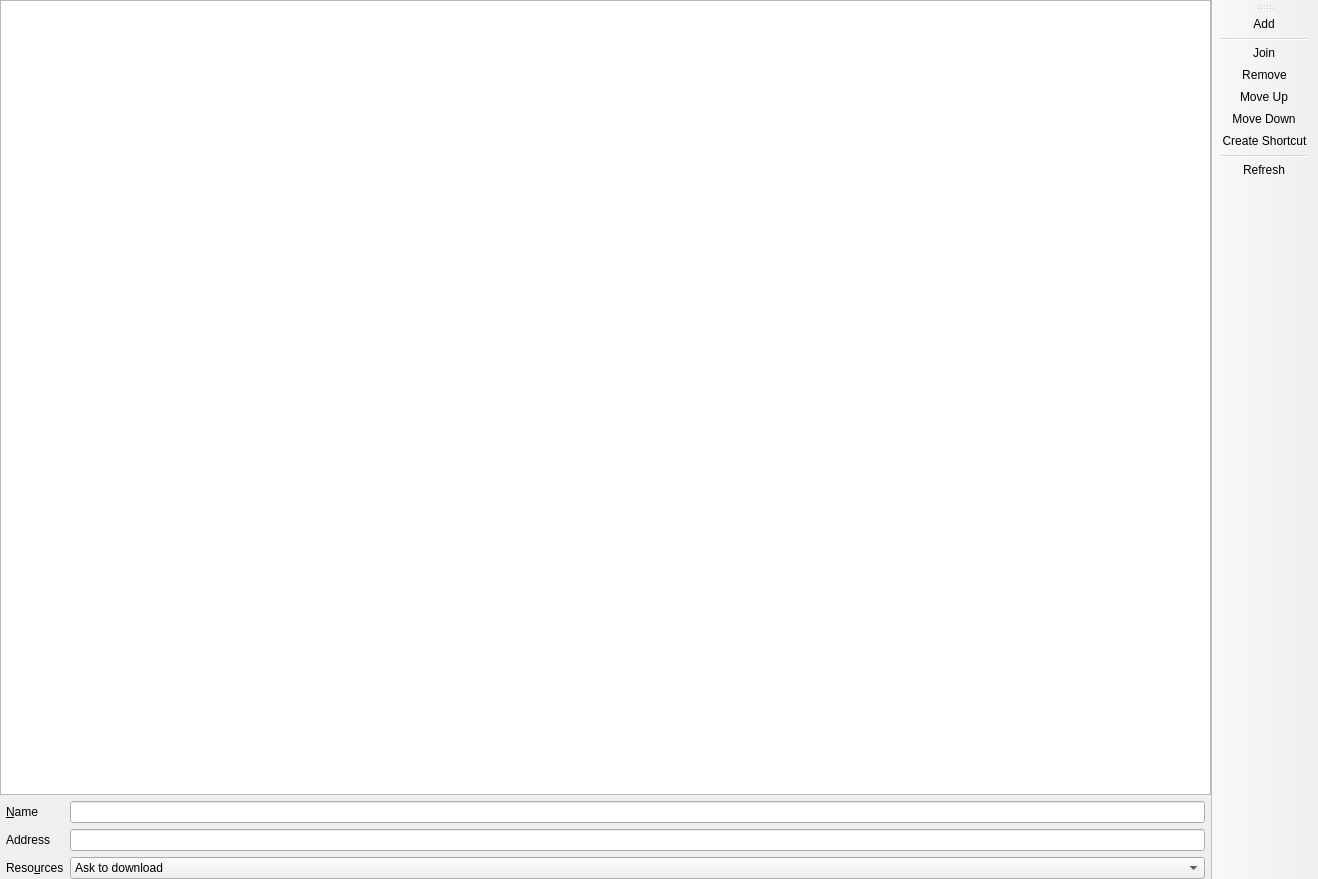
<?xml version="1.0" encoding="UTF-8"?>
<ui version="4.0">
 <class>ServersPage</class>
 <widget class="QMainWindow" name="ServersPage">
  <property name="geometry">
   <rect>
    <x>0</x>
    <y>0</y>
    <width>1318</width>
    <height>879</height>
   </rect>
  </property>
  <widget class="QWidget" name="centralwidget">
   <layout class="QVBoxLayout" name="verticalLayout">
    <property name="leftMargin">
     <number>0</number>
    </property>
    <property name="topMargin">
     <number>0</number>
    </property>
    <property name="rightMargin">
     <number>0</number>
    </property>
    <property name="bottomMargin">
     <number>0</number>
    </property>
    <item>
     <widget class="QTreeView" name="serversView">
      <property name="sizePolicy">
       <sizepolicy hsizetype="Expanding" vsizetype="Expanding">
        <horstretch>0</horstretch>
        <verstretch>0</verstretch>
       </sizepolicy>
      </property>
      <property name="acceptDrops">
       <bool>true</bool>
      </property>
      <property name="alternatingRowColors">
       <bool>true</bool>
      </property>
      <property name="selectionMode">
       <enum>QAbstractItemView::SingleSelection</enum>
      </property>
      <property name="selectionBehavior">
       <enum>QAbstractItemView::SelectRows</enum>
      </property>
      <property name="iconSize">
       <size>
        <width>64</width>
        <height>64</height>
       </size>
      </property>
      <property name="rootIsDecorated">
       <bool>false</bool>
      </property>
      <attribute name="headerStretchLastSection">
       <bool>false</bool>
      </attribute>
     </widget>
    </item>
    <item>
     <layout class="QGridLayout" name="gridLayout_2">
      <property name="leftMargin">
       <number>6</number>
      </property>
      <property name="rightMargin">
       <number>6</number>
      </property>
      <item row="0" column="0">
       <widget class="QLabel" name="nameLabel">
        <property name="text">
         <string>&amp;Name</string>
        </property>
        <property name="buddy">
         <cstring>nameLine</cstring>
        </property>
       </widget>
      </item>
      <item row="0" column="1">
       <widget class="QLineEdit" name="nameLine"/>
      </item>
      <item row="1" column="0">
       <widget class="QLabel" name="addressLabel">
        <property name="text">
         <string>Address</string>
        </property>
        <property name="buddy">
         <cstring>addressLine</cstring>
        </property>
       </widget>
      </item>
      <item row="1" column="1">
       <widget class="QLineEdit" name="addressLine"/>
      </item>
      <item row="2" column="0">
       <widget class="QLabel" name="resourcesLabel">
        <property name="text">
         <string>Reso&amp;urces</string>
        </property>
        <property name="buddy">
         <cstring>resourceComboBox</cstring>
        </property>
       </widget>
      </item>
      <item row="2" column="1">
       <widget class="QComboBox" name="resourceComboBox">
        <item>
         <property name="text">
          <string>Ask to download</string>
         </property>
        </item>
        <item>
         <property name="text">
          <string>Always download</string>
         </property>
        </item>
        <item>
         <property name="text">
          <string>Never download</string>
         </property>
        </item>
       </widget>
      </item>
     </layout>
    </item>
   </layout>
  </widget>
  <widget class="WideBar" name="toolBar">
   <property name="windowTitle">
    <string>Actions</string>
   </property>
   <property name="allowedAreas">
    <set>Qt::LeftToolBarArea|Qt::RightToolBarArea</set>
   </property>
   <property name="toolButtonStyle">
    <enum>Qt::ToolButtonTextOnly</enum>
   </property>
   <property name="floatable">
    <bool>false</bool>
   </property>
   <attribute name="toolBarArea">
    <enum>RightToolBarArea</enum>
   </attribute>
   <attribute name="toolBarBreak">
    <bool>false</bool>
   </attribute>
   <addaction name="actionAdd"/>
   <addaction name="separator"/>
   <addaction name="actionJoin"/>
   <addaction name="actionRemove"/>
   <addaction name="actionMove_Up"/>
   <addaction name="actionMove_Down"/>
   <addaction name="actionCreateServerShortcut"/>
   <addaction name="separator"/>
   <addaction name="actionRefresh"/>
  </widget>
  <action name="actionAdd">
   <property name="text">
    <string>Add</string>
   </property>
  </action>
  <action name="actionRemove">
   <property name="text">
    <string>Remove</string>
   </property>
  </action>
  <action name="actionMove_Up">
   <property name="text">
    <string>Move Up</string>
   </property>
  </action>
  <action name="actionMove_Down">
   <property name="text">
    <string>Move Down</string>
   </property>
  </action>
  <action name="actionJoin">
   <property name="text">
    <string>Join</string>
   </property>
  </action>
  <action name="actionCreateServerShortcut">
   <property name="text">
    <string>Create Shortcut</string>
   </property>
   <property name="toolTip">
    <string>Creates a shortcut on a selected folder to join the selected server.</string>
   </property>
  </action>
  <action name="actionCreateServerShortcutDesktop">
   <property name="text">
    <string>Desktop</string>
   </property>
   <property name="toolTip">
    <string>Creates a shortcut to this server on your desktop</string>
   </property>
   <property name="menuRole">
    <enum>QAction::TextHeuristicRole</enum>
   </property>
  </action>
  <action name="actionCreateServerShortcutApplications">
   <property name="text">
    <string>Applications</string>
   </property>
   <property name="toolTip">
    <string>Create a shortcut of this server on your start menu</string>
   </property>
   <property name="menuRole">
    <enum>QAction::TextHeuristicRole</enum>
   </property>
  </action>
  <action name="actionCreateServerShortcutOther">
   <property name="text">
    <string>Other...</string>
   </property>
   <property name="toolTip">
    <string>Creates a shortcut in a folder selected by you</string>
   </property>
   <property name="menuRole">
    <enum>QAction::TextHeuristicRole</enum>
   </property>
  </action>
  <action name="actionRefresh">
   <property name="text">
    <string>Refresh</string>
   </property>
  </action>
 </widget>
 <customwidgets>
  <customwidget>
   <class>WideBar</class>
   <extends>QToolBar</extends>
   <header>ui/widgets/WideBar.h</header>
  </customwidget>
 </customwidgets>
 <tabstops>
  <tabstop>serversView</tabstop>
  <tabstop>nameLine</tabstop>
  <tabstop>addressLine</tabstop>
  <tabstop>resourceComboBox</tabstop>
 </tabstops>
 <resources/>
 <connections/>
</ui>
